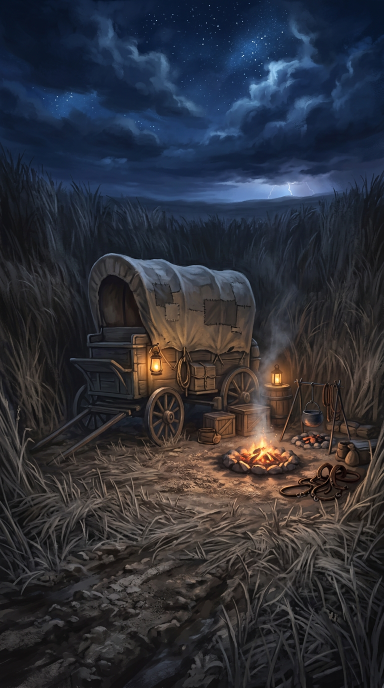
#> input picture the-grass-art/raw/bg_camp.png, 768 x 1376 px (shown at 1/2 size); its folder holds 4 pictures in this run
$ python build_assets.py
#> lines starting #> are read from the running program, lines starting #| are printed output that depends on the picture
"""The Grass - asset pipeline.

Turns the raw AI-generated backgrounds and the LPC sprite layers into
game-ready art:

  raw/*.png            vertical 768x1376 backgrounds
    -> images/bg/*.jpg 1920x1080 (cropped for a 16:9 stage)

  LPC layers           64x64 pixel-art parts
    -> images/char/*.png 256x256 sprites (4x nearest-neighbour)

Requires Pillow and a checkout of the Universal LPC Spritesheet
Character Generator (see tools/fetch_assets.sh).
"""
import glob
import json
import os
import sys
from PIL import Image

ROOT = os.path.dirname(os.path.dirname(os.path.abspath(__file__)))
REPO = os.path.dirname(ROOT)          # the repository root, holds the-grass/
GAME = os.path.join(REPO, "the-grass", "game")
RAW = os.path.join(ROOT, "raw")
BG_OUT = os.path.join(GAME, "images", "bg")
CH_OUT = os.path.join(GAME, "images", "char")
PORT_OUT = os.path.join(GAME, "images", "portrait")

LPC = os.environ.get("LPC_DIR", "/tmp/lpcgen/spritesheets")
PAL = os.environ.get("LPC_PAL", "/tmp/lpcgen/palette_definitions")

# The Grass is a vertical visual novel: the stage is 720x1280 (9:16).
# The generated art is 768x1376, which is the same 9:16 ratio, so the
# backgrounds are rescaled rather than cropped - no composition is lost.
BG_SIZE = (720, 1280)
CROP_BIAS = 0.46         # only used if a raw image ever differs in ratio

FRAME = 64
FRONT_ROW = 2            # LPC sheets: row 0 up/back, 1 left, 2 down/front, 3 right
SPRITE_SCALE = 5


# ---------------------------------------------------------------- backgrounds

def backgrounds():
    os.makedirs(BG_OUT, exist_ok=True)
    for path in sorted(glob.glob(os.path.join(RAW, "bg_*.png"))):
        name = os.path.basename(path)[:-4]
        im = Image.open(path).convert("RGB")
#> im is the input picture: PIL image 768x1376 RGB; mean R, G, B 46.8, 48.5, 56.8
        w, h = im.size
#> w = 768; h = 1376
        target_ratio = BG_SIZE[0] / BG_SIZE[1]
        if abs(w / h - target_ratio) > 0.01:
            # crop to the stage ratio, biased slightly above centre
            crop_h = min(int(round(w / target_ratio)), h)
            top = int(round((h - crop_h) * CROP_BIAS))
            im = im.crop((0, top, w, top + crop_h))
        im = im.resize(BG_SIZE, Image.LANCZOS)
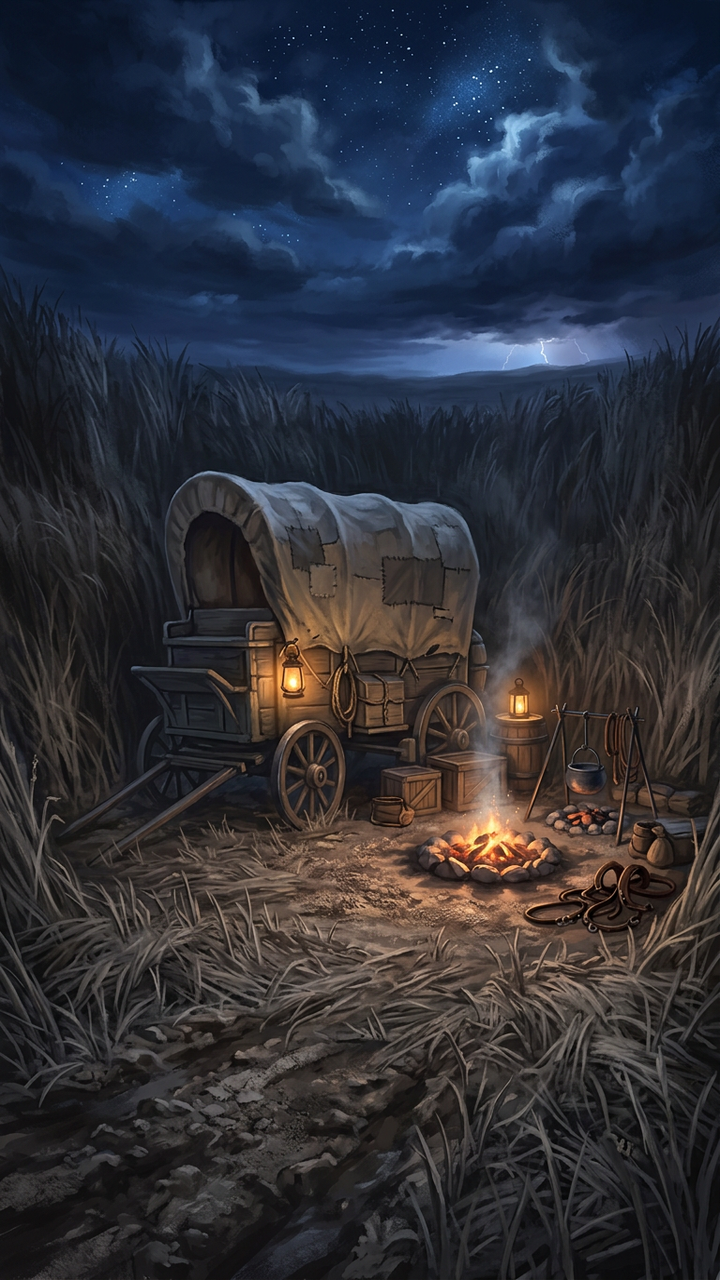
#> im: PIL image 720x1280 RGB; mean R, G, B 46.8, 48.5, 56.8
        out = os.path.join(BG_OUT, name + ".jpg")
        im.save(out, quality=88, optimize=True, progressive=True)
        print("bg  ", os.path.basename(out), im.size, os.path.getsize(out) // 1024, "KB")
#| bg   bg_camp.jpg (720, 1280) 179 KB
#> pass 2 of the loop in backgrounds, `for path in sorted(glob.glob(os.path.join(RAW, "bg_*.png"))):`:
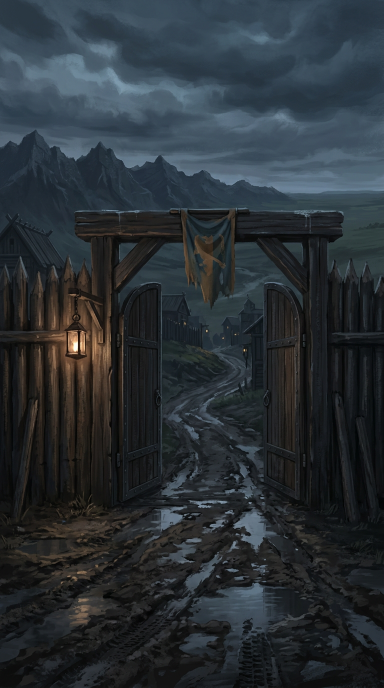
#> input picture the-grass-art/raw/bg_gate.png, 768 x 1376 px (shown at 1/2 size)
#> in backgrounds, im is the input picture: PIL image 768x1376 RGB; mean R, G, B 42, 48.8, 53.8
#> in backgrounds, `im = im.resize(BG_SIZE, Image.LANCZOS)`:
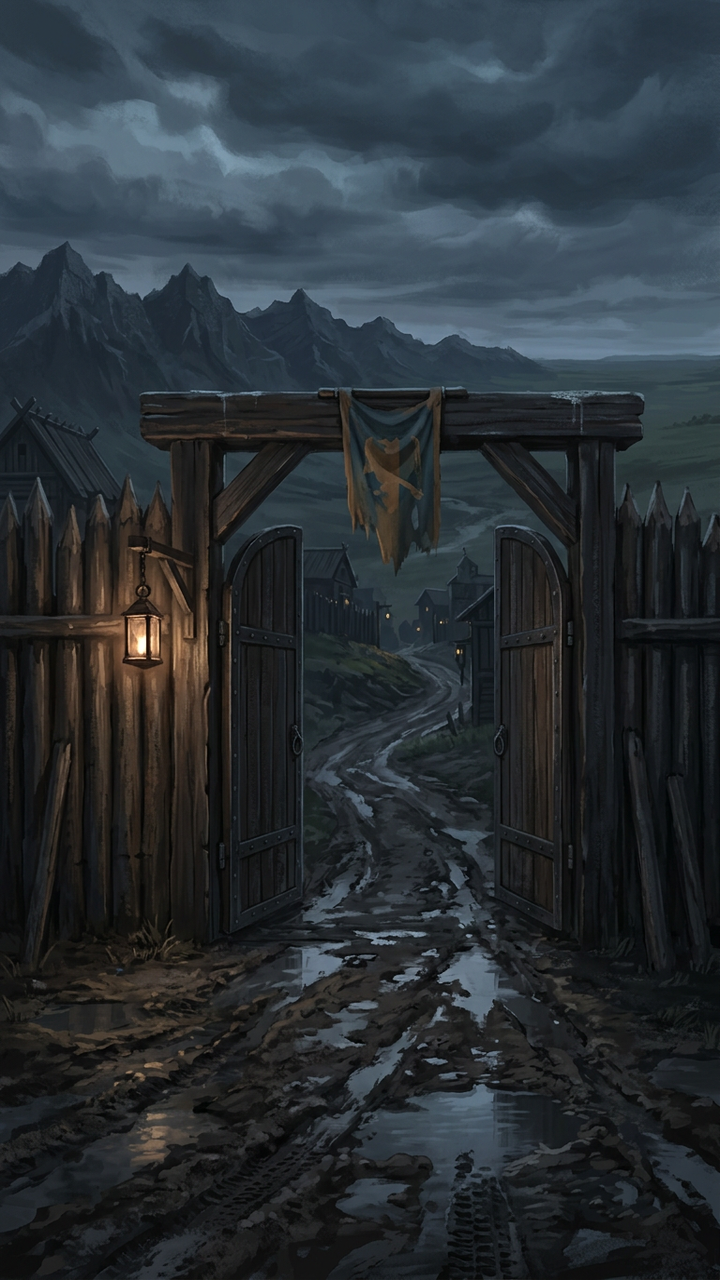
#> im: PIL image 720x1280 RGB; mean R, G, B 42, 48.8, 53.9
#| bg   bg_gate.jpg (720, 1280) 140 KB
#> pass 3 of the loop in backgrounds, `for path in sorted(glob.glob(os.path.join(RAW, "bg_*.png"))):`:
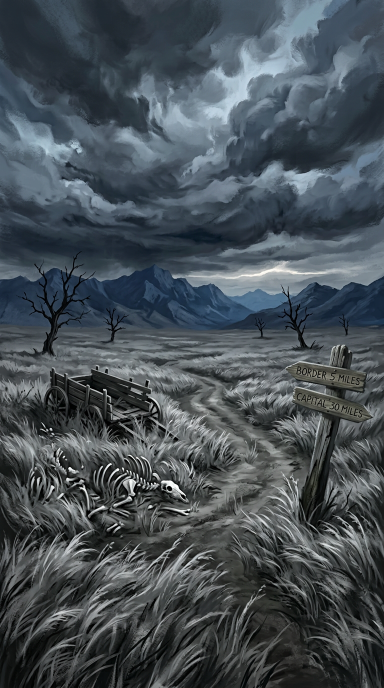
#> input picture the-grass-art/raw/bg_grass.png, 768 x 1376 px (shown at 1/2 size)
#> in backgrounds, im is the input picture: PIL image 768x1376 RGB; mean R, G, B 71.2, 79.8, 86.1
#> in backgrounds, `im = im.resize(BG_SIZE, Image.LANCZOS)`:
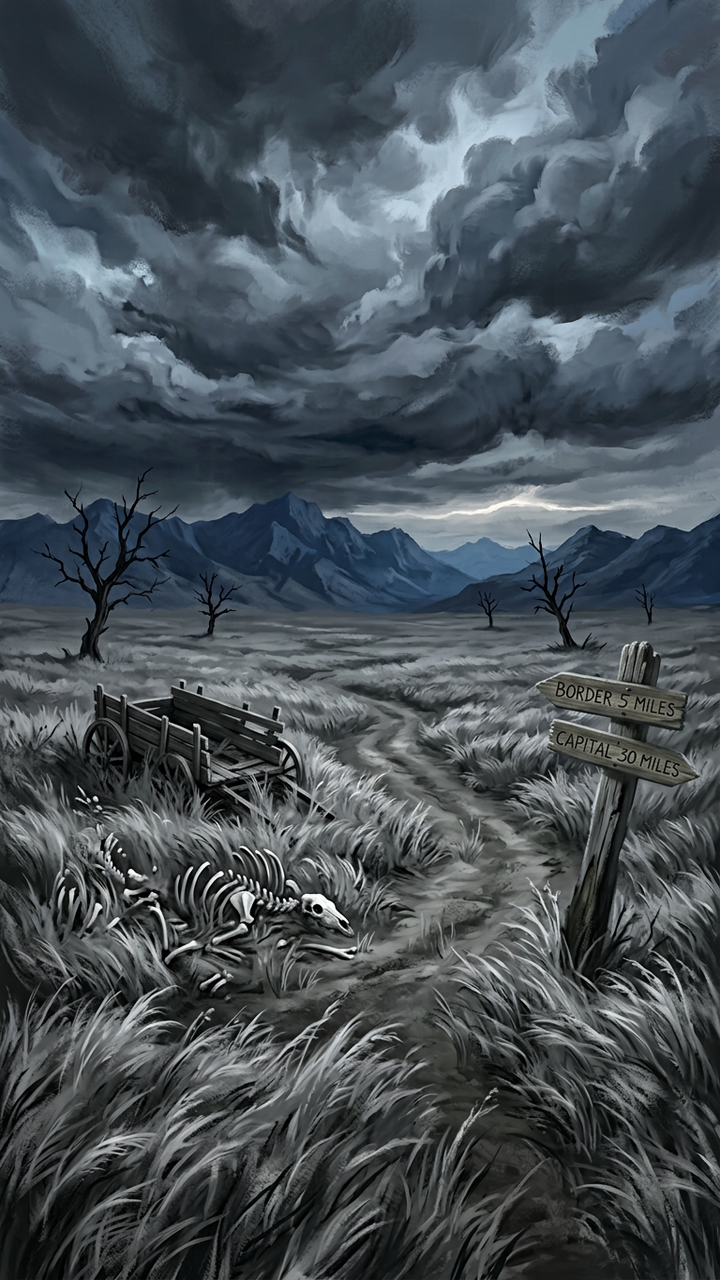
#> im: PIL image 720x1280 RGB; mean R, G, B 71.2, 79.8, 86.1
#| bg   bg_grass.jpg (720, 1280) 208 KB
#> the loop made 4 passes; the first 3 are shown


# -------------------------------------------------------------- character art

# [9 lines left out: function load_palettes, not called in this run]


PALETTES = None


# [5 lines left out: function palettes, not called in this run]


def frame(path):
    im = Image.open(os.path.join(LPC, path + ".png")).convert("RGBA")
    y = FRONT_ROW * FRAME
    return im.crop((0, y, FRAME, y + FRAME))


# [29 lines left out: functions auto_map, recolor, not called in this run]


def build_sprite(desc):
    canvas = Image.new("RGBA", (FRAME, FRAME), (0, 0, 0, 0))
#> canvas: PIL image 64x64 RGBA; every value is 0
    try:
        canvas.alpha_composite(frame("shadow/adult/idle"))
    except FileNotFoundError:
        pass
    for path, *rest in desc:
        pal = rest[0] if rest else None
        try:
            im = frame(path)
        except FileNotFoundError:
            print("  MISSING", path, file=sys.stderr)
            continue
        if pal:
            im = recolor(im, auto_map(im, *pal))
        canvas.alpha_composite(im)
    return canvas


def headshot(sprite, size=(256, 256)):
    """Crop the head/shoulders out of a 64x64 sprite for the side panel."""
    # The head occupies roughly rows 6..26, columns 20..44 in the LPC frame.
    head = sprite.crop((18, 4, 46, 32))
    head = head.resize(size, Image.NEAREST)
    return head


# ------------------------------------------------------------------ the cast

# Every character is a list of LPC layers, bottom to top. A second element
# recolours that layer along a palette ramp.
CAST = {
    "alexandria": [
        ("body/bodies/female/idle",),
        ("head/heads/human/female/idle", ("skin", "light")),
        ("hair/braid2/adult/bg/idle", ("hair", "chestnut")),
        ("torso/clothes/longsleeve/longsleeve2_buttoned/female/idle", ("cloth", "bluegray")),
        ("legs/skirts/plain/thin/idle", ("cloth", "charcoal")),
        ("feet/boots/basic/thin/idle", ("cloth", "walnut")),
        ("hair/braid2/adult/fg/idle", ("hair", "chestnut")),
    ],
    "elandi": [
        ("body/bodies/female/idle",),
        ("head/heads/human/female_elderly/idle", ("skin", "taupe")),
        ("hair/bangs_bun/adult/idle", ("hair", "gray")),
        ("torso/clothes/longsleeve/longsleeve2/female/idle", ("cloth", "maroon")),
        ("legs/skirts/plain/thin/idle", ("cloth", "black")),
        ("feet/boots/basic/thin/idle", ("cloth", "black")),
    ],
    "marta": [
        ("body/bodies/female/idle",),
        ("head/heads/human/female/idle", ("skin", "olive")),
        ("hair/bob/adult/idle", ("hair", "dark_brown")),
        ("torso/clothes/shortsleeve/shortsleeve/female/idle", ("cloth", "brown")),
        ("torso/aprons/overalls/female/idle", ("cloth", "tan")),
        ("legs/skirts/plain/thin/idle", ("cloth", "walnut")),
        ("feet/boots/basic/thin/idle", ("cloth", "leather")),
        ("hat/cloth/bandana/adult/idle", ("cloth", "rose")),
    ],
    "sister_ivo": [
        ("body/bodies/female/idle",),
        ("head/heads/human/female/idle", ("skin", "pale_green")),
        ("hair/long/adult/idle", ("hair", "platinum")),
        ("torso/clothes/longsleeve/longsleeve2/female/idle", ("cloth", "navy")),
        ("feet/shoes/basic/thin/idle", ("cloth", "black")),
        ("hat/magic/wizard/base/adult/idle", ("cloth", "blue")),
    ],
    "master_oren": [
        ("body/bodies/male/idle",),
        ("head/heads/human/male_elderly/idle", ("skin", "bronze")),
        ("hair/long/adult/idle", ("hair", "white")),
        ("beards/beard/medium/idle", ("hair", "white")),
        ("torso/clothes/longsleeve/longsleeve2/female/idle", ("cloth", "purple")),
        ("feet/shoes/basic/thin/idle",),
    ],
    "tamsin": [
        ("body/bodies/female/idle",),
        ("head/heads/human/female/idle", ("skin", "brown")),
        ("head/ears/elven/adult/idle", ("skin", "brown")),
        ("hair/curly_long/adult/idle", ("hair", "ash")),
        ("torso/clothes/longsleeve/longsleeve2_scoop/female/idle", ("cloth", "forest")),
        ("legs/skirts/plain/thin/idle", ("cloth", "forest")),
        ("feet/boots/basic/thin/idle",),
        ("hat/magic/wizard/base/adult/idle", ("cloth", "forest")),
        ("hat/magic/wizard/belt/adult/idle", ("cloth", "walnut")),
    ],
    "harrow": [
        ("body/bodies/muscular/idle",),
        ("head/heads/orc/male/idle", ("skin", "pale_green")),
        ("hair/balding/adult/idle", ("hair", "black")),
        ("torso/armour/leather/male/idle", ("cloth", "walnut")),
        ("legs/pants/thin/idle", ("cloth", "gray")),
        ("feet/boots/basic/thin/idle", ("cloth", "leather")),
    ],
    "seppa": [
        ("body/bodies/female/idle",),
        ("head/heads/orc/female/idle", ("skin", "green")),
        ("hair/bangs/adult/idle", ("hair", "raven")),
        ("torso/chainmail/female/idle", ("cloth", "gray")),
        ("legs/skirts/plain/thin/idle", ("cloth", "charcoal")),
        ("feet/boots/basic/thin/idle", ("cloth", "black")),
    ],
    "vashk": [
        ("body/bodies/muscular/idle",),
        ("head/heads/wolf/male/idle", ("skin", "fur_grey")),
        ("torso/armour/leather/male/idle", ("cloth", "walnut")),
        ("legs/pants/thin/idle", ("cloth", "brown")),
        ("feet/boots/basic/thin/idle", ("cloth", "leather")),
    ],
    "corin": [
        ("body/bodies/male/idle",),
        ("head/heads/human/male/idle", ("skin", "olive")),
        ("hair/curly_short/adult/idle", ("hair", "dark_brown")),
        ("legs/pants/thin/idle", ("cloth", "charcoal")),
        ("torso/clothes/longsleeve/longsleeve2/male/idle", ("cloth", "navy")),
        ("feet/boots/basic/thin/idle", ("cloth", "leather")),
        ("hat/cloth/leather_cap/adult/idle", ("cloth", "navy")),
    ],
}


def characters():
    os.makedirs(CH_OUT, exist_ok=True)
    os.makedirs(PORT_OUT, exist_ok=True)
    for name, desc in CAST.items():
        sprite = build_sprite(desc)
        big = sprite.resize((FRAME * SPRITE_SCALE, FRAME * SPRITE_SCALE), Image.NEAREST)
#> big: PIL image 320x320 RGBA; every value is 0
        big.save(os.path.join(CH_OUT, name + ".png"))
        head = headshot(sprite)
#> in headshot, `head = sprite.crop((18, 4, 46, 32))`: head: PIL image 28x28 RGBA; every value is 0
#> in headshot, `head = head.resize(size, Image.NEAREST)`: head: PIL image 256x256 RGBA; every value is 0
        head.save(os.path.join(PORT_OUT, name + ".png"))
        print("char", name, big.size)
#| char alexandria (320, 320)
#> pass 2 of the loop in characters, `for name, desc in CAST.items():`:
#| char elandi (320, 320)
#> pass 3 of the loop in characters, `for name, desc in CAST.items():`:
#| char marta (320, 320)
#> the loop made 10 passes; the first 3 are shown


if __name__ == "__main__":
    what = sys.argv[1] if len(sys.argv) > 1 else "all"
    if what in ("all", "bg"):
        backgrounds()
    if what in ("all", "char"):
        characters()
